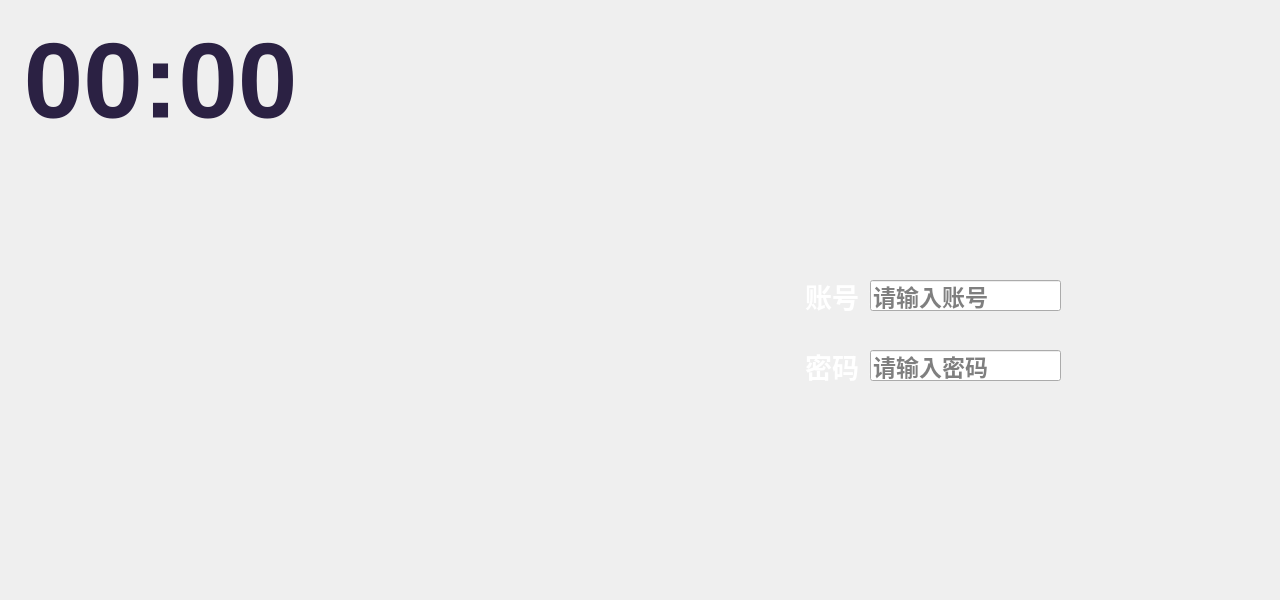
<?xml version="1.0" encoding="UTF-8"?>
<ui version="4.0">
 <class>MainWindow</class>
 <widget class="QMainWindow" name="MainWindow">
  <property name="geometry">
   <rect>
    <x>0</x>
    <y>0</y>
    <width>1280</width>
    <height>600</height>
   </rect>
  </property>
  <property name="minimumSize">
   <size>
    <width>1280</width>
    <height>600</height>
   </size>
  </property>
  <property name="maximumSize">
   <size>
    <width>1280</width>
    <height>600</height>
   </size>
  </property>
  <property name="windowTitle">
   <string>MainWindow</string>
  </property>
  <widget class="QWidget" name="centralWidget">
   <widget class="QLabel" name="label">
    <property name="geometry">
     <rect>
      <x>0</x>
      <y>0</y>
      <width>1280</width>
      <height>600</height>
     </rect>
    </property>
    <property name="minimumSize">
     <size>
      <width>1280</width>
      <height>600</height>
     </size>
    </property>
    <property name="maximumSize">
     <size>
      <width>1280</width>
      <height>600</height>
     </size>
    </property>
    <property name="styleSheet">
     <string notr="true">background-image: url(:/new/prefix1/pictures/ldbg.png);</string>
    </property>
    <property name="text">
     <string/>
    </property>
   </widget>
   <widget class="QLabel" name="label_2">
    <property name="geometry">
     <rect>
      <x>800</x>
      <y>270</y>
      <width>91</width>
      <height>51</height>
     </rect>
    </property>
    <property name="font">
     <font>
      <family>宋体</family>
      <pointsize>20</pointsize>
      <weight>75</weight>
      <bold>true</bold>
     </font>
    </property>
    <property name="styleSheet">
     <string notr="true">color: rgb(255, 255, 255);</string>
    </property>
    <property name="text">
     <string>账号：</string>
    </property>
    <property name="alignment">
     <set>Qt::AlignCenter</set>
    </property>
   </widget>
   <widget class="QLabel" name="label_3">
    <property name="geometry">
     <rect>
      <x>800</x>
      <y>340</y>
      <width>91</width>
      <height>51</height>
     </rect>
    </property>
    <property name="font">
     <font>
      <family>宋体</family>
      <pointsize>20</pointsize>
      <weight>75</weight>
      <bold>true</bold>
     </font>
    </property>
    <property name="styleSheet">
     <string notr="true">color: rgb(255, 255, 255);</string>
    </property>
    <property name="text">
     <string>密码：</string>
    </property>
    <property name="alignment">
     <set>Qt::AlignCenter</set>
    </property>
   </widget>
   <widget class="QLineEdit" name="lineEdit">
    <property name="geometry">
     <rect>
      <x>870</x>
      <y>280</y>
      <width>191</width>
      <height>31</height>
     </rect>
    </property>
    <property name="font">
     <font>
      <pointsize>17</pointsize>
      <weight>75</weight>
      <bold>true</bold>
     </font>
    </property>
    <property name="placeholderText">
     <string>请输入账号</string>
    </property>
   </widget>
   <widget class="QLineEdit" name="lineEdit_2">
    <property name="geometry">
     <rect>
      <x>870</x>
      <y>350</y>
      <width>191</width>
      <height>31</height>
     </rect>
    </property>
    <property name="font">
     <font>
      <pointsize>17</pointsize>
      <weight>75</weight>
      <bold>true</bold>
     </font>
    </property>
    <property name="echoMode">
     <enum>QLineEdit::Password</enum>
    </property>
    <property name="placeholderText">
     <string>请输入密码</string>
    </property>
   </widget>
   <widget class="QLabel" name="label_4">
    <property name="geometry">
     <rect>
      <x>20</x>
      <y>0</y>
      <width>281</width>
      <height>161</height>
     </rect>
    </property>
    <property name="font">
     <font>
      <pointsize>80</pointsize>
      <weight>75</weight>
      <bold>true</bold>
     </font>
    </property>
    <property name="styleSheet">
     <string notr="true">color: rgb(43, 33, 67);</string>
    </property>
    <property name="text">
     <string>00:00</string>
    </property>
    <property name="alignment">
     <set>Qt::AlignCenter</set>
    </property>
   </widget>
   <widget class="LogoLabel" name="clear">
    <property name="geometry">
     <rect>
      <x>800</x>
      <y>430</y>
      <width>80</width>
      <height>80</height>
     </rect>
    </property>
    <property name="text">
     <string/>
    </property>
   </widget>
   <widget class="LogoLabel" name="close">
    <property name="geometry">
     <rect>
      <x>900</x>
      <y>430</y>
      <width>80</width>
      <height>80</height>
     </rect>
    </property>
    <property name="text">
     <string/>
    </property>
   </widget>
   <widget class="LogoLabel" name="label_5">
    <property name="geometry">
     <rect>
      <x>1000</x>
      <y>430</y>
      <width>80</width>
      <height>80</height>
     </rect>
    </property>
    <property name="text">
     <string/>
    </property>
   </widget>
  </widget>
 </widget>
 <layoutdefault spacing="6" margin="11"/>
 <customwidgets>
  <customwidget>
   <class>LogoLabel</class>
   <extends>QLabel</extends>
   <header location="global">logolabel.h</header>
  </customwidget>
 </customwidgets>
 <resources/>
 <connections/>
</ui>
